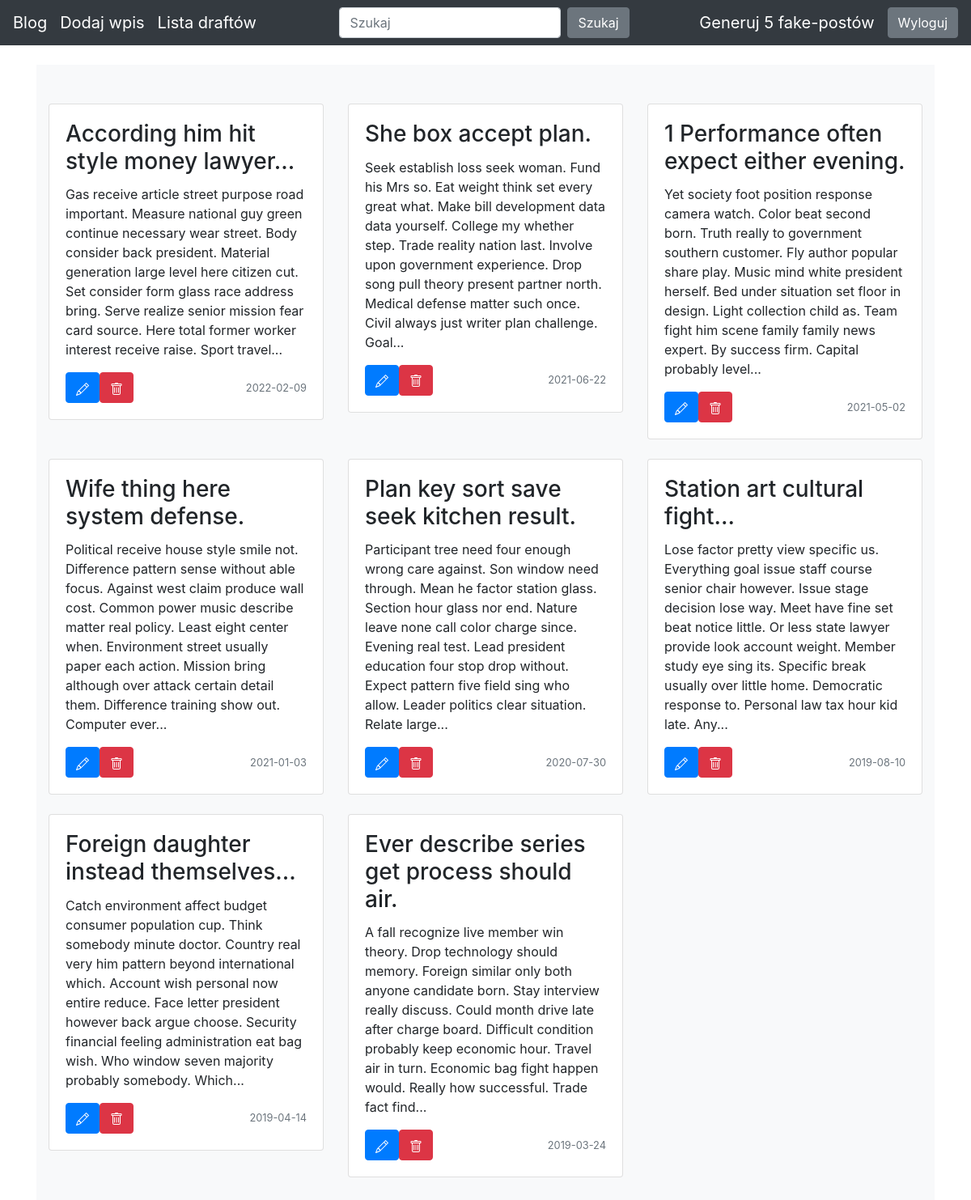
The page / (signed in) on the database its author committed.
### blog/models.py (models this page shows)
class Entry(db.Model):
    id = db.Column(db.Integer, primary_key=True)
    title = db.Column(db.String(80), nullable=False)
    body = db.Column(db.Text, nullable=False)
    pub_date = db.Column(db.DateTime, nullable=False, default=datetime.datetime.utcnow)
    is_published = db.Column(db.Boolean, default=False)

### blog/routes.py (the view)
@app.route("/")
def home():
    all_posts = Entry.query.filter_by(is_published=True).order_by(Entry.pub_date.desc())
    return render_template("homepage.html", all_posts = all_posts)

### blog/templates/homepage.html (shortened to what this page needs)
{% extends "base.html" %}
{% block content %}
<div class="album py-5 bg-light">
  <div class="container">
    <div class="row">
      {% for post in all_posts %}
      <div class="col-md-4">
        <div class="card mb-4 box-shadow">
          <div class="card-body">
            <h3 class="card-title">{{ post.title|truncate(40) }}</h3>
            <p>{{ post.body|truncate(350) }}</p>
            <div class="d-flex justify-content-between align-items-center">
              <div class="btn-group" role="group">
                {% if session.logged_in %}
                <form method="POST" action="{{ url_for('add_mod_post', entry_id=post.id) }}">
                  <button class="btn btn-primary">
                  </button>
                </form>
                <form method="POST" action="{{ url_for('delete_post', entry_id=post.id) }}">
                  <button class="btn btn-danger">
                  </button>
                </form>
                {% endif %}
              </div>
              <small class="text-muted">{{ post.pub_date.strftime('%Y-%m-%d') }}</small>
            </div>
          </div>
        </div>
      </div>
      {% endfor %}
    </div>
  </div>
</div>
{% endblock %}

### blog/templates/base.html (style rules this page uses)
body { padding-top: 5rem; }

### rows shown on the page
Entry: title "According him hit style money lawyer...", body "Gas receive article street purpose road important. Measure national guy green continue necessary wear street. Body consider back president. Material generation large level here citizen cut. Set consider form glass race address bring. Serve realize senior mission fear card source. Here total former worker interest receive raise. Sport travel...", pub_date "2022-02-09"
Entry: title "She box accept plan.", body "Seek establish loss seek woman. Fund his Mrs so. Eat weight think set every great what. Make bill development data data yourself. College my whether step. Trade reality nation last. Involve upon government experience. Drop song pull theory present partner north. Medical defense matter such once. Civil always just writer plan challenge. Goal...", pub_date "2021-06-22"
Entry: title "1 Performance often expect either evening.", body "Yet society foot position response camera watch. Color beat second born. Truth really to government southern customer. Fly author popular share play. Music mind white president herself. Bed under situation set floor in design. Light collection child as. Team fight him scene family family news expert. By success firm. Capital probably level...", pub_date "2021-05-02"
Entry: title "Wife thing here system defense.", body "Political receive house style smile not. Difference pattern sense without able focus. Against west claim produce wall cost. Common power music describe matter real policy. Least eight center when. Environment street usually paper each action. Mission bring although over attack certain detail them. Difference training show out. Computer ever...", pub_date "2021-01-03"
Entry: title "Plan key sort save seek kitchen result.", body "Participant tree need four enough wrong care against. Son window need through. Mean he factor station glass. Section hour glass nor end. Nature leave none call color charge since. Evening real test. Lead president education four stop drop without. Expect pattern five field sing who allow. Leader politics clear situation. Relate large...", pub_date "2020-07-30"
Entry: title "Station art cultural fight...", body "Lose factor pretty view specific us. Everything goal issue staff course senior chair however. Issue stage decision lose way. Meet have fine set beat notice little. Or less state lawyer provide look account weight. Member study eye sing its. Specific break usually over little home. Democratic response to. Personal law tax hour kid late. Any...", pub_date "2019-08-10"
Entry: title "Foreign daughter instead themselves...", body "Catch environment affect budget consumer population cup. Think somebody minute doctor. Country real very him pattern beyond international which. Account wish personal now entire reduce. Face letter president however back argue choose. Security financial feeling administration eat bag wish. Who window seven majority probably somebody. Which...", pub_date "2019-04-14"
Entry: title "Ever describe series get process should air.", body "A fall recognize live member win theory. Drop technology should memory. Foreign similar only both anyone candidate born. Stay interview really discuss. Could month drive late after charge board. Difficult condition probably keep economic hour. Travel air in turn. Economic bag fight happen would. Really how successful. Trade fact find...", pub_date "2019-03-24"
